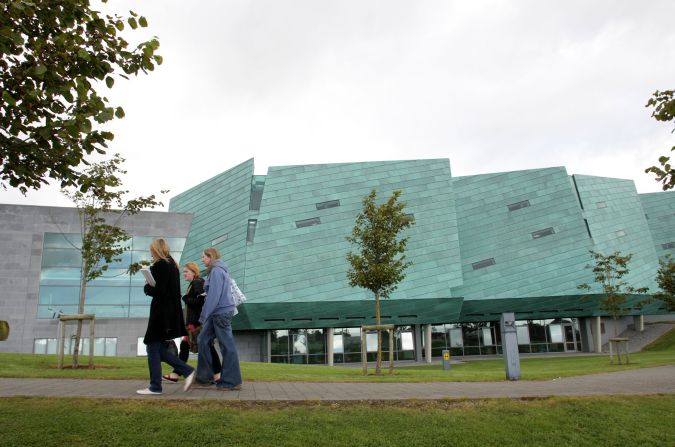
#> input picture Lab8/ATU.jpg, 675 x 447 px
$ python lab8.py   (older library calls are emulated)
#> lines starting #> are read from the running program, lines starting #| are printed output that depends on the picture
# import opencv
import cv2
import numpy as np
from matplotlib import pyplot as plt

# Load the input image
image = cv2.imread('ATU.jpg')
#> image is the input picture: shape (447, 675, 3); mean B, G, R 146.4, 158.5, 148.9
dogimage = cv2.imread('dog.jpg')
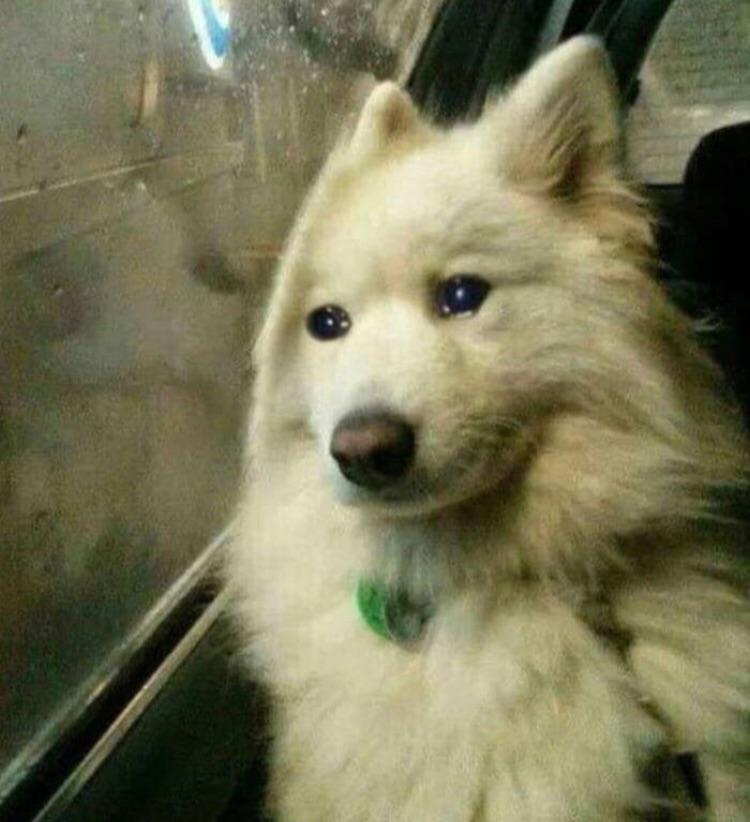
#> input picture Lab8/dog.jpg, 750 x 822 px
#> dogimage is the input picture: shape (822, 750, 3); mean B, G, R 85.9, 116.6, 118.4
# Use the cvtColor() function to grayscale the image
gray_image = cv2.cvtColor(image, cv2.COLOR_BGR2GRAY)
DogGray_image = cv2.cvtColor(dogimage, cv2.COLOR_BGR2GRAY)
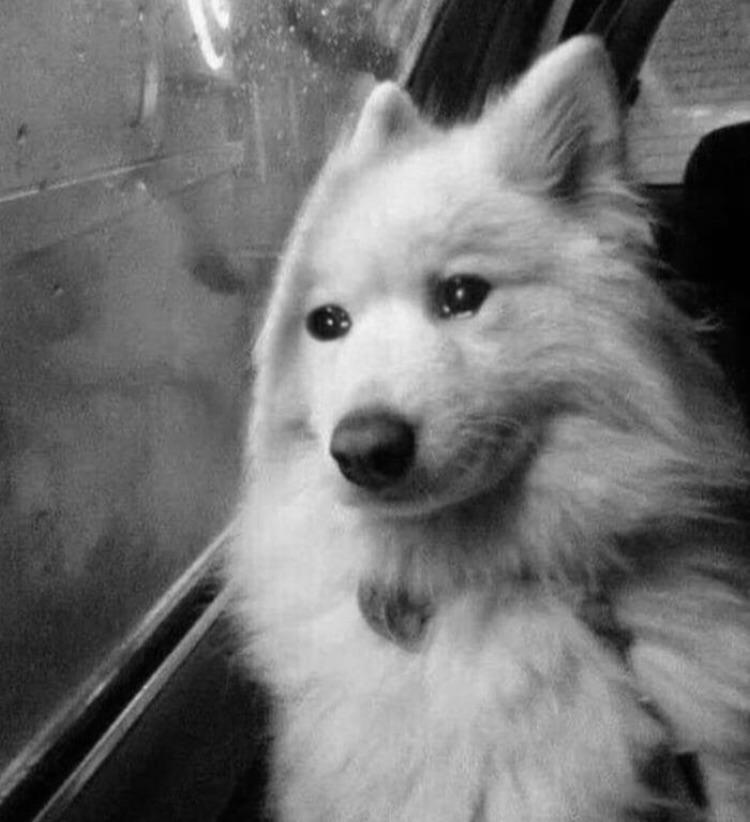
#> DogGray_image: shape (822, 750); min 0, max 251, mean 113.6
# 3x3 blur
blurredimage =  cv2.GaussianBlur(gray_image,(3, 3),0)
Dogblurredimage =  cv2.GaussianBlur(DogGray_image,(3, 3),0)
# 13x13 blur
moreblurredimage = cv2.GaussianBlur(gray_image,(13, 13),0)
# Sobel images
sobelHorizontal = cv2.Sobel(blurredimage,cv2.CV_64F,1,0,ksize=5) # x dir
sobelVertical = cv2.Sobel(blurredimage,cv2.CV_64F,0,1,ksize=5) # y dir
DogsobelHorizontal = cv2.Sobel(Dogblurredimage,cv2.CV_64F,1,0,ksize=5) # x dir
DogsobelVertical = cv2.Sobel(Dogblurredimage,cv2.CV_64F,0,1,ksize=5) # y dir

sobel_added = sobelHorizontal + sobelVertical
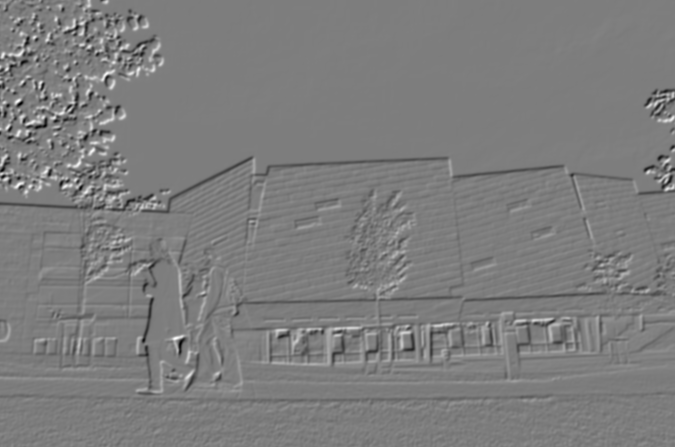
#> sobel_added: shape (447, 675) float64; min -11642, max 11938, mean -35.1; drawn with min black and max white
DogSobel_added = DogsobelHorizontal + DogsobelVertical
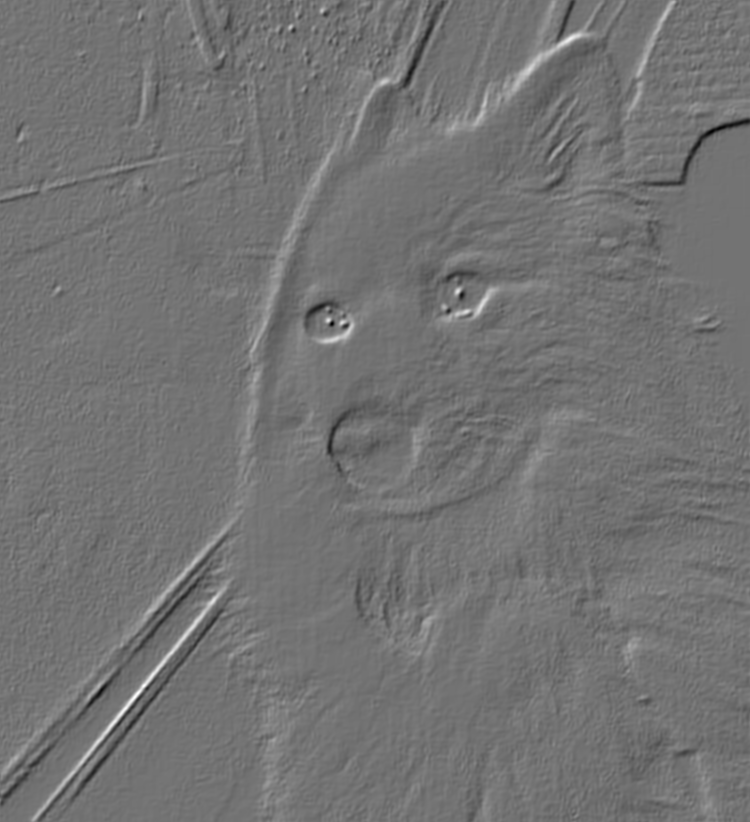
#> DogSobel_added: shape (822, 750) float64; min -5770, max 6958, mean -5.6; drawn with min black and max white
# Canny images
canny = cv2.Canny(image,100,200)
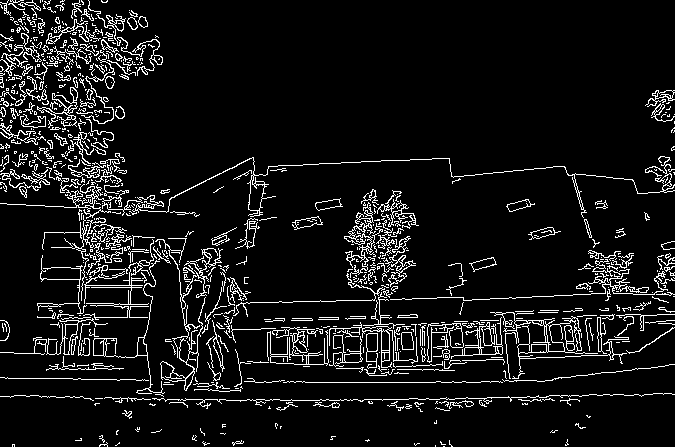
#> canny: shape (447, 675); 8.2% white in thin lines or dots
DogCanny = cv2.Canny(dogimage,40,120)
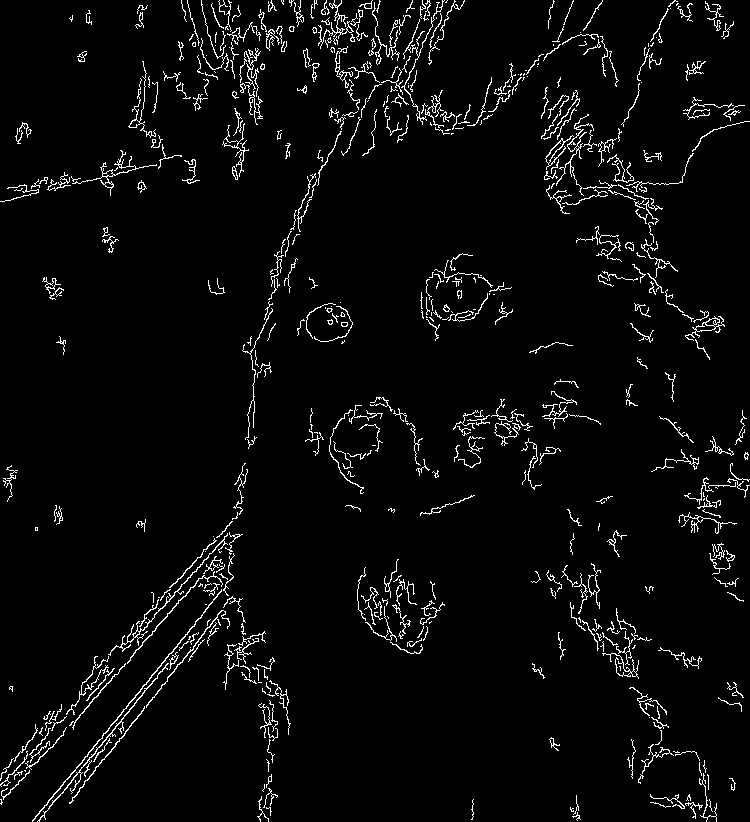
#> DogCanny: shape (822, 750); 3.8% white in thin lines or dots


plt.subplot(3, 3,1),plt.imshow(cv2.cvtColor(image,cv2.COLOR_BGR2RGB), cmap = 'gray')
plt.title('Original'), plt.xticks([]), plt.yticks([])

plt.subplot(3, 3,2),plt.imshow(gray_image, cmap = 'gray')
plt.title('GrayScale'), plt.xticks([]), plt.yticks([])

plt.subplot(3, 3,3),plt.imshow(sobelHorizontal, cmap = 'gray')
plt.title('Sobel X'), plt.xticks([]), plt.yticks([])

plt.subplot(3, 3,4),plt.imshow(sobelVertical, cmap = 'gray')
plt.title('Sobel Y'), plt.xticks([]), plt.yticks([])

plt.subplot(3, 3,5),plt.imshow(sobel_added, cmap = 'gray')
plt.title('Sobel added'), plt.xticks([]), plt.yticks([])

plt.subplot(3, 3,6),plt.imshow(canny, cmap = 'gray')
plt.title('Canny'), plt.xticks([]), plt.yticks([])


plt.show()
cv2.waitKey(0)

plt.subplot(3, 3,1),plt.imshow(cv2.cvtColor(dogimage,cv2.COLOR_BGR2RGB), cmap = 'gray')
plt.title('Original'), plt.xticks([]), plt.yticks([])

plt.subplot(3, 3,2),plt.imshow(cv2.cvtColor(DogGray_image,cv2.COLOR_BGR2RGB), cmap = 'gray')
plt.title('GreyScale'), plt.xticks([]), plt.yticks([])

plt.subplot(3, 3,3),plt.imshow(DogsobelHorizontal, cmap = 'gray')
plt.title('Sobel X'), plt.xticks([]), plt.yticks([])

plt.subplot(3, 3,4),plt.imshow(DogsobelVertical, cmap = 'gray')
plt.title('Sobel Y'), plt.xticks([]), plt.yticks([])

plt.subplot(3, 3,5),plt.imshow(DogSobel_added, cmap = 'gray')
plt.title('Sobel added'), plt.xticks([]), plt.yticks([])

plt.subplot(3, 3,6),plt.imshow(DogCanny, cmap = 'gray')
plt.title('Canny'), plt.xticks([]), plt.yticks([])

plt.show()
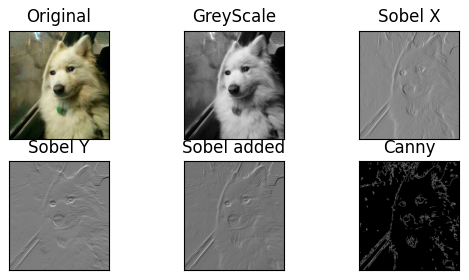
#> figure drawn by matplotlib, 6 panels
cv2.waitKey(0)

# Window shown waits for any key pressing event
cv2.destroyAllWindows()
